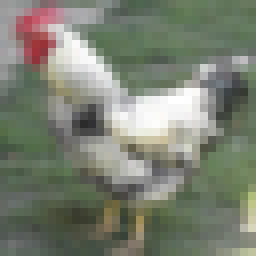
#> input picture input_data/bird8.png, 32 x 32 px (shown 8 times larger)
$ python q-1.py   (Python 2 division)   (older library calls are emulated)
#> lines starting #> are read from the running program, lines starting #| are printed output that depends on the picture; long printed decimals are rounded

# coding: utf-8

# In[1]:


import numpy as np
from matplotlib.pyplot import imshow
from matplotlib import pyplot as plt
from scipy.special import expit
from PIL import Image


# In[2]:


def show(x):
    for i in xrange(x.shape[0]):
        plt.figure()
        plt.imshow(x[i])


# [7 lines of commented-out code are left out]
def softmax(out):
    z = max(out)
    eout = expit(out-z)
    print eout
    probs = eout/np.sum(eout)
    return probs


# In[4]:


def sigmoid(x):
    return 1. / (1. + expit(-x))


# In[5]:


def relu(x):
    return np.maximum(0,x)


# In[6]:


def mx_pool(x):
    layers = x.shape[0]
    img_dim = x.shape[1]
    iter_1 = range(layers)
    iter_2 = range(img_dim)
    ans = np.zeros((layers, img_dim/2, img_dim/2))
    for j in iter_1:
        for i in iter_2:
            for k in iter_2:
                ans[j,i/2,k/2] = np.max(x[j,i:i+2,k:k+2])
                k = k + 2
            i = i + 2
    return ans


# In[7]:


image = Image.open("../input_data/bird8.png",'r')
#> image is the input picture: PIL image 32x32 RGB; mean R, G, B 122.9, 128.2, 114.1
image = image.resize((32,32),Image.ANTIALIAS)
image_arr = np.asarray(image)
imshow(image_arr)


# In[8]:


def conv_layer_1():
    global image_arr

    conv_filter_1 = np.random.randint(-10,10,(6,5,5))
    out_c1 = np.zeros((6,28,28))

    num_filters = range(out_c1.shape[0])
    image_dim = range(out_c1.shape[1])
    for filter_x in num_filters:
        for w in image_dim:
            for h in image_dim:
                out_c1[filter_x,w,h] = np.sum(image_arr[h:h+5,w:w+5,:].T * conv_filter_1[filter_x])
    print "Image after first convolution with random filter"
    show(out_c1)
    return out_c1


# In[9]:


out_c1 = conv_layer_1()


# In[10]:


c1_after_relu = relu(out_c1)
print "after applying Relu : "
print c1_after_relu
#> (printed output is left out)
show(c1_after_relu)


# In[11]:


print "after max pooling : "
max_pool_1 = mx_pool(c1_after_relu)
#> after the loop in mx_pool, `for j in iter_1:`: i = 29
show(max_pool_1)
max_pool_1 = relu(max_pool_1)


# In[12]:


def conv_layer_2():
    global max_pool_1

    conv_filter_2 = np.random.randint(-10,10,(16,5,5))
    out_c2 = np.zeros((16,10,10))

    num_filters = range(out_c2.shape[0])
    image_dim = range(out_c2.shape[1])
    for filter_x in num_filters:
        for w in image_dim:
            for h in image_dim:
                out_c2[filter_x,w,h] = np.sum(max_pool_1[:,h:h+5,w:w+5] * conv_filter_2[filter_x])
    print "Image after first convolution with random filter"
    show(out_c2)
    return out_c2


# In[13]:


out_c2 = conv_layer_2()


# In[14]:


c2_after_relu = relu(out_c2)
print "after applying Relu : "
# print c1_after_relu
show(c2_after_relu)


# In[15]:


print "after max pooling : "
FC1 = mx_pool(c2_after_relu)
show(FC1)
#| (120, 1)


# In[16]:


def feedforward(inp):
    weight_inptohid = np.random.randint(-10,10,(120,84))
    weight_hidtoout = np.random.randint(-10,10,(84,10))
    temp = np.dot(inp.T,weight_inptohid)

    print temp.shape
#| (1, 84)
    hid_output = sigmoid(temp)
    temp = np.dot(hid_output,weight_hidtoout)
    out_output = sigmoid(temp)

    print out_output.shape
#| (1, 10)
    out = softmax(out_output.T)
#> in softmax, `z = max(out)`: z = [1]
#> in softmax, `eout = expit(out-z)`: eout = [0.378, 0.378, 0.378, 0.5, 0.378, 0.447, 0.378, 0.378, 0.378, 0.378]
#| [[0.3775]
#|  [0.3775]
#|  [0.3775]
#|  [0.5       ]
#|  [0.3775]
#|  [0.4472]
#|  [0.3775]
#|  [0.3775]
#|  [0.3775]
#|  [0.3775]]
#> in softmax, `probs = eout/np.sum(eout)`: probs = [0.0952, 0.0952, 0.0952, 0.126, 0.0952, 0.113, 0.0952, 0.0952, 0.0952, 0.0952]
#> out has the same summary as probs in softmax

    print "\nOUTPUT :\n",out.T
#| OUTPUT :
#|  [[0.09516 0.09516 0.09516 0.126 0.09516 0.1127
#|   0.09516 0.09516 0.09516 0.09516]]
    ind = np.argwhere(out.T[0] == np.amax(out.T[0]))
#> ind = [3]
    print "\nPredicted class:\n",ind+1
#| Predicted class:
#|  [[4]]


# In[17]:


FC1.resize((120,1))
print FC1.shape
feedforward(FC1)
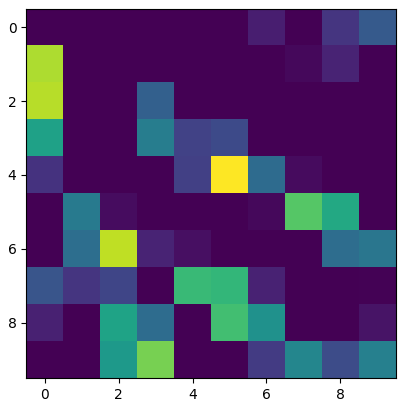
#> figure drawn by matplotlib, 1 panel
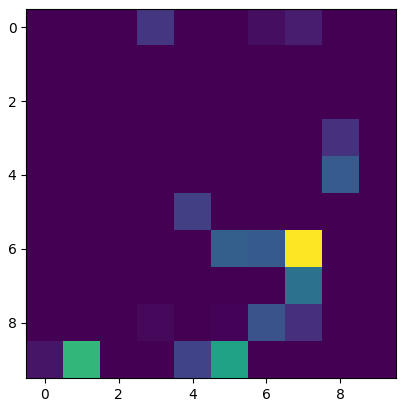
#> figure drawn by matplotlib, 1 panel
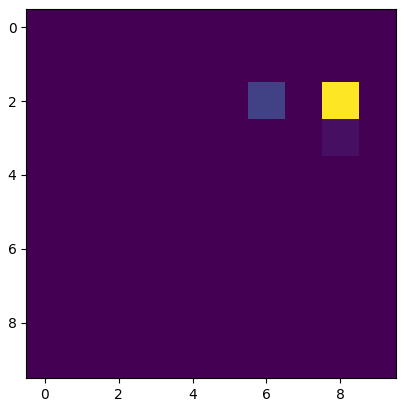
#> figure drawn by matplotlib, 1 panel
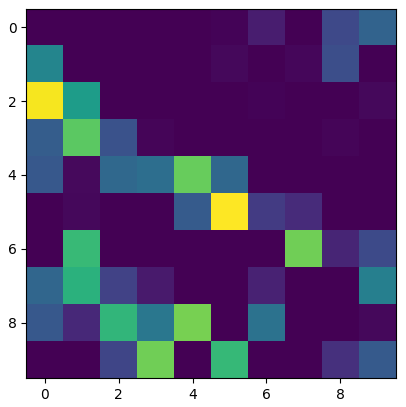
#> figure drawn by matplotlib, 1 panel
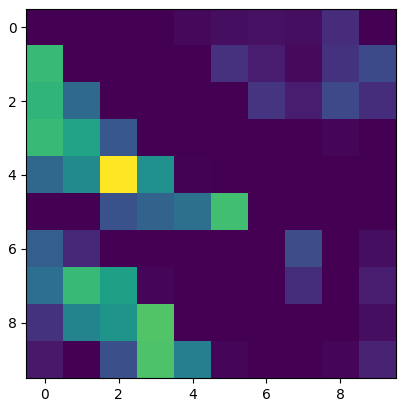
#> figure drawn by matplotlib, 1 panel
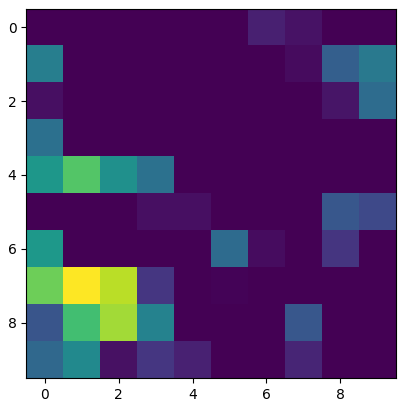
#> figure drawn by matplotlib, 1 panel
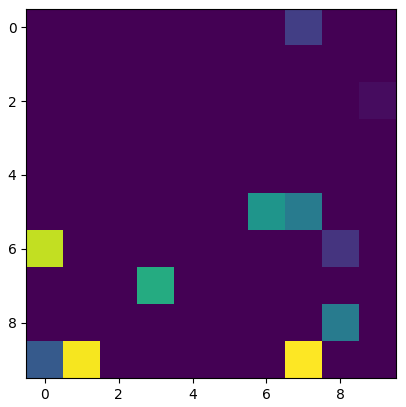
#> figure drawn by matplotlib, 1 panel

$ run again, with input_data/Dog1.jpg saved as input_data/bird8.png
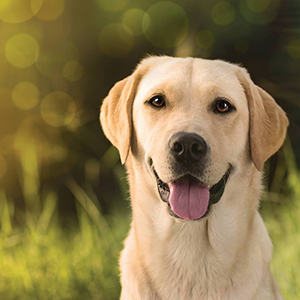
#> input picture input_data/Dog1.jpg, 300 x 300 px
#> image is the input picture: PIL image 300x300 RGB; mean R, G, B 136.3, 118.5, 74.2
#> image: PIL image 32x32 RGB
#> (printed output is left out)
#> after the loop in mx_pool, `for j in iter_1:`: i = 29
#| (120, 1)
#| (1, 84)
#| (1, 10)
#> z = [1]
#> eout = [0.378, 0.447, 0.378, 0.5, 0.378, 0.378, 0.378, 0.378, 0.378, 0.378]
#| [[0.3775]
#|  [0.4472]
#|  [0.3775]
#|  [0.5       ]
#|  [0.3775]
#|  [0.3775]
#> (further printed lines are left out)
#> probs = [0.0952, 0.113, 0.0952, 0.126, 0.0952, 0.0952, 0.0952, 0.0952, 0.0952, 0.0952]
#> out has the same summary as probs in softmax
#| OUTPUT :
#|  [[0.09516 0.1127 0.09516 0.126 0.09516 0.09516
#|   0.09516 0.09516 0.09516 0.09516]]
#> ind = [3]
#| Predicted class:
#|  [[4]]
#> `feedforward(FC1)`:
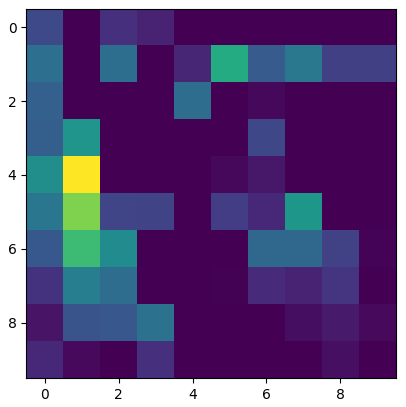
#> figure drawn by matplotlib, 1 panel
#> `feedforward(FC1)`:
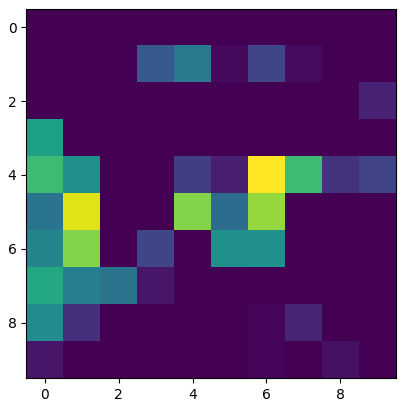
#> figure drawn by matplotlib, 1 panel
